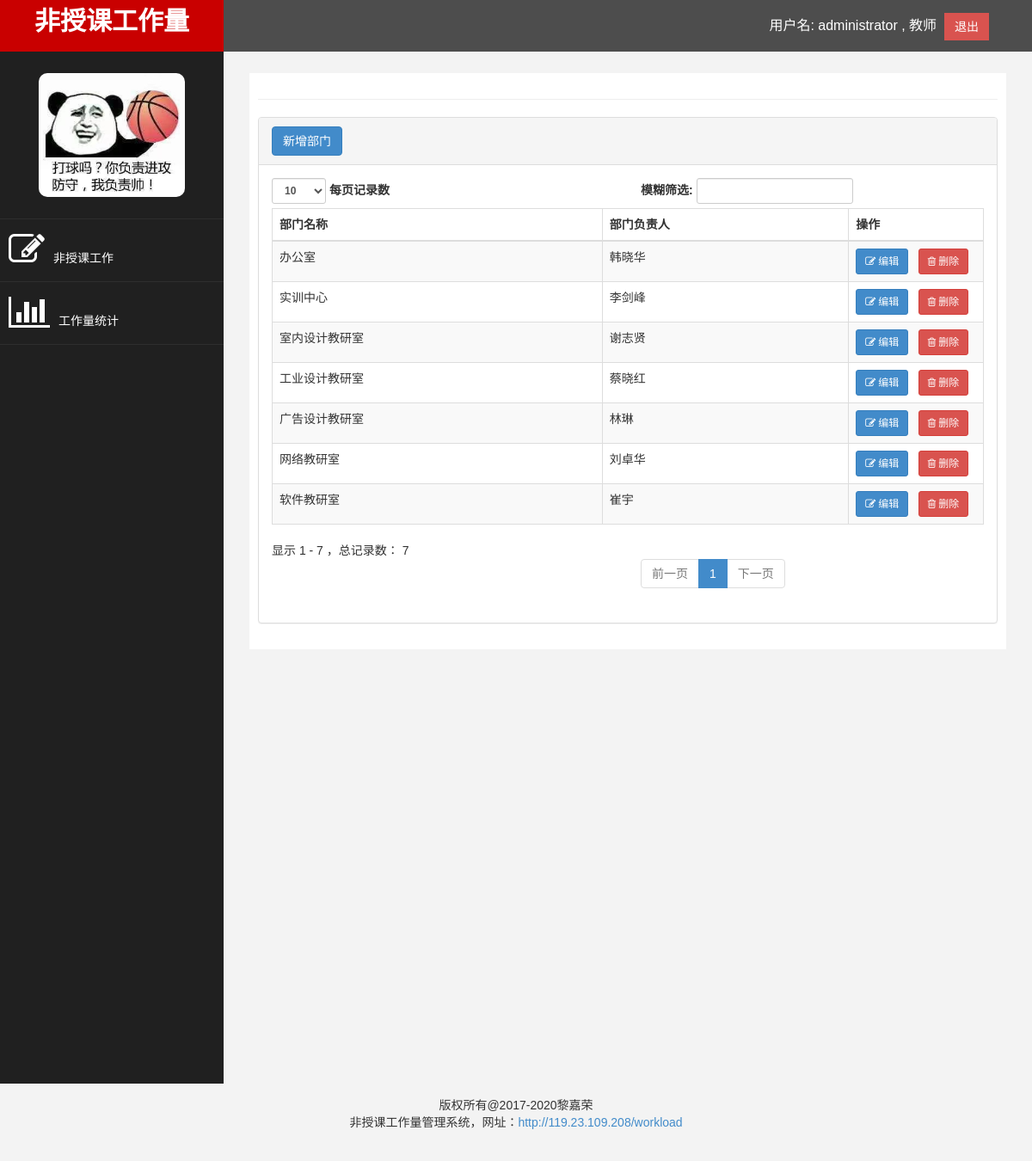
Page /department.php (signed in) on the committed database.
### tables this page shows
CREATE TABLE `department` (
  `id` int(11) NOT NULL COMMENT '主键',
  `departmentName` varchar(32) NOT NULL COMMENT '部门名称',
  `dutyPerson` varchar(32) NOT NULL COMMENT '责任人'
);

### department.php (the view, shortened to what this page needs)
<?php
include_once 'base.php';
include_once 'dbconfig.php';
$statement = "select * from department";
$statmentObject = $pdo->prepare($statement);
$statmentObject->execute();
$result = $statmentObject->fetchAll();
?>
  <div id="page-wrapper" >
	<div id="page-inner">
		<hr />
		<div class="row">
			<div class="col-md-12">
				<div class="panel panel-default">
					<div class="panel-heading">
						<b><a href='insertdepartment.php' class="btn btn-primary">新增部门</a></b>
					</div>
					<div class="panel-body">
						<div class="table-responsive">
							<table class="table table-striped table-bordered table-hover"
								id="dataTables-example">
								<thead>
									<tr>
									    <th>部门名称</th><th>部门负责人</th> <th>操作</th>
									</tr>
								</thead>
								<tbody>
                        		<?php
                                $line = 0;
                                foreach ($result as $row) {
                                    $line ++;
                                    $linecolor = $line % 2 == 0 ? 'odd gradeX' : 'even gradeC';
                                    echo "<tr class='$linecolor'>";
                                    echo "<td>" . $row['departmentName'] . "</td>";
                                    echo "<td>" . $row['dutyPerson'] . "</td>";
                                    $url = "editdepartment.php?id=".$row ['id'];
									$delurl = "deletedepartment.php?id=".$row ['id'];
									echo "<td style='width:150px;'><a class='btn btn-primary btn-sm shiny' href='".$url."'><i class='fa fa-edit'>&nbsp;编辑</i></a>
								    &nbsp;&nbsp;<a class='btn btn-danger btn-sm shiny' href='" . $delurl . "'><i class='fa fa-trash-o'>&nbsp;删除</i></a></td>";
									echo "</tr>";
                                }
                                ?>
								</tbody>
							</table>
						</div>
					</div>
				</div>
			</div>
		</div>
	</div>
</div>
</div>
<div id="foot-wrapper" align='center'>
			版权所有@2017-<?=date("Y")?>黎嘉荣<br /> 非授课工作量管理系统，网址：<a
		href='www.betgod.top/workload'>http://119.23.109.208/workload</a> <br /> <br />
</div>
</body>
</html>

### base.php (shortened to what this page needs)
<?php
include_once 'authority.php';
if(isset($_SESSION['authority'])){
	$authority = $_SESSION['authority'];
	$userName = $authority['userName'];
	$role = $authority['role'];
	if($role == 1) $ro = '管理员';
	else $ro = '教师';
	$fileName = $_SERVER['PHP_SELF'];
	$menuName = substr($fileName, 1+strrpos($fileName,"/"),strrpos($fileName,".")-strlen($fileName));
}else{
	header("location:login.php");
}
?>
<!DOCTYPE html>
<html xmlns="http://www.w3.org/1999/xhtml">
<head>
     <link rel="stylesheet" href="assets/css/hu.css">
    <link href="assets/css/bootstrap.css" rel="stylesheet" />
    <link href="assets/css/font-awesome.css" rel="stylesheet" />
    <link href="assets/js/morris/morris-0.4.3.min.css" rel="stylesheet" />
    <link href="assets/css/custom.css" rel="stylesheet" />
   <link href="assets/css/opensans.css" rel='stylesheet' type='text/css' />
</head>
<body>
    <div id="wrapper">
        <nav class="navbar navbar-default navbar-cls-top " role="navigation" style="margin-bottom: 0">
            <div class="navbar-header">
                <a class="navbar-brand" href="index.html">非授课工作量</a>
            </div>
          <div style="color: white;padding: 15px 50px 5px 50px;float: right;font-size: 16px;">
          	 用户名:&nbsp;<?=$userName?> ,&nbsp;<?=$ro?>&nbsp;
          	<a href="logout.php" class="btn btn-danger square-btn-adjust">退出</a>
          </div>
        </nav>
        <nav class="navbar-default navbar-side" role="navigation">
	<div class="sidebar-collapse">
		<ul class="nav" id="main-menu">
			<li class="text-center"><img src="assets/img/heard.jpg"
				class="user-image img-responsive" /></li>
				<?php
				if ($role==1){
					$selected = "work"==$menuName?'class="active-menu"':'';
					echo "<li><a $selected href='work.php'><i class='fa fa-edit fa-3x'></i>非授课工作</a></li>";
					$selected = "user"==$menuName?'class="active-menu"':'';
					echo "<li><a $selected href='user.php'><i class='fa fa-users fa-3x'></i>教师管理</a></li><li>";
					$selected = "worktype"==$menuName?'class="active-menu"':'';
					echo "<li><a $selected href='worktype.php'><i class='fa fa-folder-open-o fa-3x'></i>工作类别</a></li>";
					$selected = "department"==$menuName?'class="active-menu"':'';
					echo "<li><a $selected href='department.php'><i class='fa fa-gear fa-3x'></i>部门管理</a></li>";
					$selected = "check"==$menuName?'class="active-menu"':'';
					echo "<li><a $selected href='check.php'><i class='fa fa-check fa-3x'></i>授课量审核</a></li>	";
					$selected = "report"==$menuName?'class="active-menu"':'';
					echo "<li><a $selected href='report.php'><i class='fa fa-bar-chart fa-3x'></i>工作量统计</a></li>";
				}else {
					$selected = "work"==$menuName?'class="active-menu"':'';
					echo "<li><a $selected href='mywork.php'><i class='fa fa-edit fa-3x'></i>非授课工作</a></li>";
					$selected = "report"==$menuName?'class="active-menu"':'';
					echo "<li><a $selected href='myreport.php'><i class='fa fa-bar-chart fa-3x'></i>工作量统计</a></li>";
				}
				?>
		</ul>
	</div>
</nav>

### assets/css/hu.css (style rules this page uses)
img { display:block; }

### assets/css/custom.css (style rules this page uses)
body { font-family: 'Open Sans', sans-serif; }
#wrapper { width: 100%; background: #202020; }
#foot-wrapper { padding: 15px 15px; min-height: 20px; background: #F3F3F3; }
#page-wrapper { padding: 15px 15px; min-height: 600px; background: #F3F3F3; }
#page-inner { width: 100%; margin: 10px 20px 10px 0px; background-color: #fff !important; padding: 10px; min-height: 320px; }
.text-center { text-align: center; }
.square-btn-adjust { border: 0px solid transparent; -webkit-border-radius: 0px; -moz-border-radius: 0px; border-radius: 0px; }
.user-image { margin: 25px auto; -webkit-border-radius: 10px; -moz-border-radius: 10px; border-radius: 10px; max-height: 170px; max-width: 170px; }
.navbar-cls-top .navbar-brand { color: #fff; background: #C90000; width: 260px; text-align: center; height: 60px; font-size: 30px; font-weight: 700; }
.sidebar-collapse, .sidebar-collapse .nav { background: none; }
.sidebar-collapse .nav { padding: 0; }
.sidebar-collapse .nav>li>a { color: #fff; background: #202020; text-shadow: none; }
.sidebar-collapse>.nav>li>a { padding: 15px 10px; }
.sidebar-collapse>.nav>li { border-bottom: 1px solid rgba(107, 108, 109, 0.19); }
.navbar-side { border: none; background-color: #202020; }
.navbar-cls-top { background: #4D4D4D; border-bottom: none; }
.navbar-default { border: 0px solid black; }
.navbar-header { background: #A70303; }
.nav>li>a>i { margin-right: 10px; }
@media ( min-width :768px) { #page-wrapper { margin: 0 0 0 260px; padding: 15px 30px; min-height: 1200px; } }
@media ( min-width :768px) { .navbar-side { z-index: 1; position: absolute; width: 260px; } }
@media ( min-width :768px) { .navbar { border-radius: 0px; } }

### rows in the picture
department: departmentName "办公室", dutyPerson "韩晓华"
department: departmentName "软件教研室", dutyPerson "崔宇"
department: departmentName "网络教研室", dutyPerson "刘卓华"
department: departmentName "广告设计教研室", dutyPerson "林琳"
department: departmentName "室内设计教研室", dutyPerson "谢志贤"
department: departmentName "工业设计教研室", dutyPerson "蔡晓红"
department: departmentName "实训中心", dutyPerson "李剑峰"

### other values in the picture
$userName "administrator"
$ro "教师"
